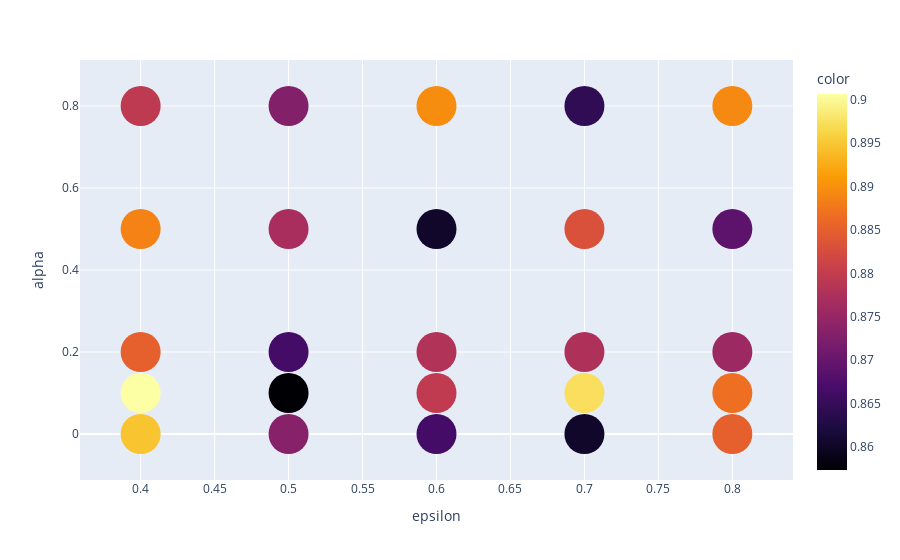

Write notebook code for a chart like this one.
### Code cell
# all_tests_df = pd.concat((param_test_df,param_test_df1))

best_results = param_test_df[['ep','alpha','acc mean']].groupby(['ep','alpha']).max()
best_results = best_results.reset_index()

# pair = (0,1)
# pair_data = best_results[best_results['cell pair'] == pair].iloc[:,[0,1,3]]
pair_data = best_results

fig = px.scatter(x=pair_data['ep'], y=pair_data['alpha'], color = pair_data['acc mean'].astype(float), color_continuous_scale='inferno')
fig.update_traces(marker={'size': 40})
fig.update_layout(
    xaxis_title="epsilon", yaxis_title="alpha"
)

### Figure 1 — Plotly figure (JSON) as saved in the notebook; plotly's stock layout.template omitted (floating-point values rounded to 4 significant figures)
{"data": [{"hovertemplate": "x=%{x}<br>y=%{y}<br>color=%{marker.color}<extra></extra>", "legendgroup": "", "marker": {"color": [0.8947, 0.9007, 0.885, 0.8887, 0.8793, 0.8733, 0.8573, 0.8663, 0.877, 0.873, 0.8663, 0.8797, 0.878, 0.8603, 0.8897, 0.8603, 0.8973, 0.8777, 0.883, 0.8643, 0.885, 0.8867, 0.8757, 0.869, 0.8893], "coloraxis": "coloraxis", "size": 40, "symbol": "circle"}, "mode": "markers", "name": "", "orientation": "v", "showlegend": false, "type": "scatter", "x": [0.4, 0.4, 0.4, 0.4, 0.4, 0.5, 0.5, 0.5, 0.5, 0.5, 0.6, 0.6, 0.6, 0.6, 0.6, 0.7, 0.7, 0.7, 0.7, 0.7, 0.8, 0.8, 0.8, 0.8, 0.8], "xaxis": "x", "y": [0, 0.1, 0.2, 0.5, 0.8, 0, 0.1, 0.2, 0.5, 0.8, 0, 0.1, 0.2, 0.5, 0.8, 0, 0.1, 0.2, 0.5, 0.8, 0, 0.1, 0.2, 0.5, 0.8], "yaxis": "y"}], "layout": {"coloraxis": {"colorbar": {"title": {"text": "color"}}, "colorscale": [[0, "#000004"], [0.1111, "#1b0c41"], [0.2222, "#4a0c6b"], [0.3333, "#781c6d"], [0.4444, "#a52c60"], [0.5556, "#cf4446"], [0.6667, "#ed6925"], [0.7778, "#fb9b06"], [0.8889, "#f7d13d"], [1, "#fcffa4"]]}, "legend": {"tracegroupgap": 0}, "margin": {"t": 60}, "xaxis": {"anchor": "y", "domain": [0, 1], "title": {"text": "epsilon"}}, "yaxis": {"anchor": "x", "domain": [0, 1], "title": {"text": "alpha"}}}}
